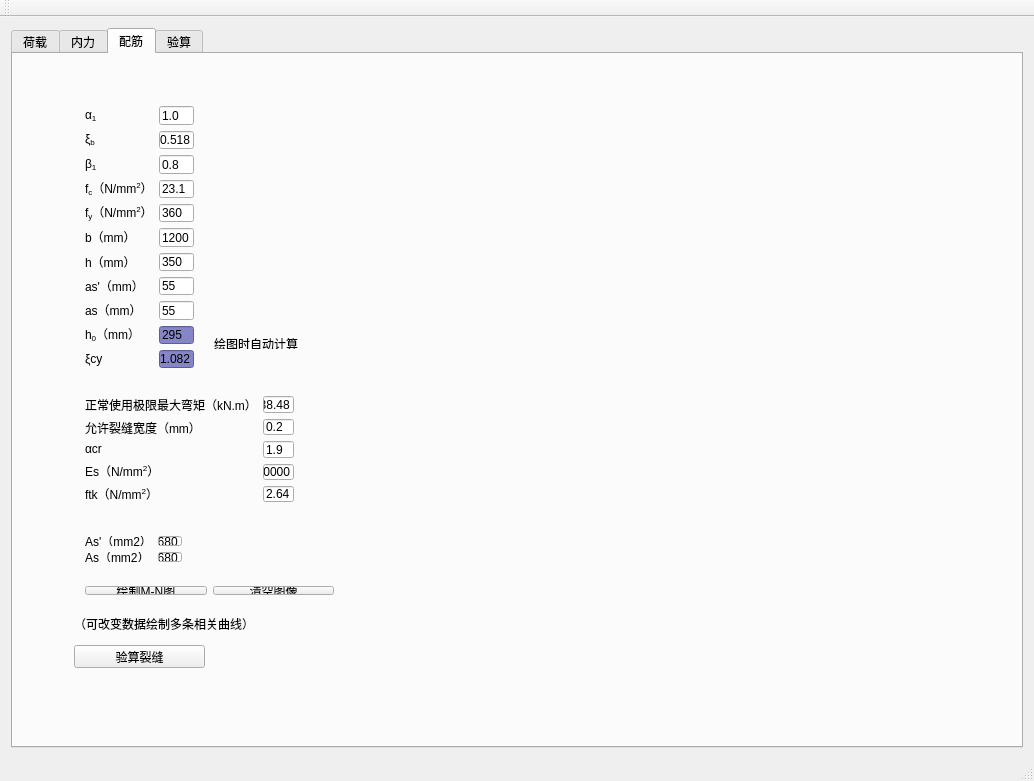
<?xml version="1.0" encoding="UTF-8"?>
<ui version="4.0">
 <class>MainWindow</class>
 <widget class="QMainWindow" name="MainWindow">
  <property name="geometry">
   <rect>
    <x>0</x>
    <y>0</y>
    <width>1034</width>
    <height>781</height>
   </rect>
  </property>
  <property name="windowTitle">
   <string>MainWindow</string>
  </property>
  <widget class="QWidget" name="centralWidget">
   <layout class="QHBoxLayout" name="horizontalLayout_2">
    <item>
     <widget class="QTabWidget" name="tabWidget">
      <property name="currentIndex">
       <number>2</number>
      </property>
      <widget class="QWidget" name="tab_a">
       <attribute name="title">
        <string>荷载</string>
       </attribute>
       <layout class="QVBoxLayout" name="verticalLayout_4">
        <item>
         <widget class="QWidget" name="widget_a" native="true">
          <widget class="QLabel" name="label_a_1">
           <property name="geometry">
            <rect>
             <x>9</x>
             <y>9</y>
             <width>68</width>
             <height>22</height>
            </rect>
           </property>
           <property name="text">
            <string>&lt;html&gt;&lt;head/&gt;&lt;body&gt;&lt;p&gt;&lt;span style=&quot; font-size:14pt;&quot;&gt;开发ing&lt;/span&gt;&lt;/p&gt;&lt;/body&gt;&lt;/html&gt;</string>
           </property>
          </widget>
         </widget>
        </item>
       </layout>
      </widget>
      <widget class="QWidget" name="tab_b">
       <attribute name="title">
        <string>内力</string>
       </attribute>
       <layout class="QGridLayout" name="gridLayout_b">
        <item row="0" column="0">
         <widget class="QWidget" name="widget_b" native="true">
          <widget class="QLabel" name="label_b_1">
           <property name="geometry">
            <rect>
             <x>9</x>
             <y>9</y>
             <width>68</width>
             <height>22</height>
            </rect>
           </property>
           <property name="text">
            <string>&lt;html&gt;&lt;head/&gt;&lt;body&gt;&lt;p&gt;&lt;span style=&quot; font-size:14pt;&quot;&gt;开发ing&lt;/span&gt;&lt;/p&gt;&lt;/body&gt;&lt;/html&gt;</string>
           </property>
          </widget>
         </widget>
        </item>
       </layout>
      </widget>
      <widget class="QWidget" name="tab_c">
       <attribute name="title">
        <string>配筋</string>
       </attribute>
       <layout class="QGridLayout" name="gridLayout_c">
        <item row="0" column="1">
         <widget class="QWidget" name="widget_c" native="true">
          <widget class="QWidget" name="chartwidget" native="true">
           <property name="geometry">
            <rect>
             <x>340</x>
             <y>50</y>
             <width>621</width>
             <height>571</height>
            </rect>
           </property>
           <property name="sizePolicy">
            <sizepolicy hsizetype="Fixed" vsizetype="Fixed">
             <horstretch>0</horstretch>
             <verstretch>0</verstretch>
            </sizepolicy>
           </property>
          </widget>
          <widget class="QWidget" name="layoutWidget1">
           <property name="geometry">
            <rect>
             <x>50</x>
             <y>30</y>
             <width>131</width>
             <height>284</height>
            </rect>
           </property>
           <layout class="QHBoxLayout" name="horizontalLayout">
            <item>
             <layout class="QVBoxLayout" name="verticalLayout_2">
              <item>
               <widget class="QLabel" name="label_c_1">
                <property name="text">
                 <string>&lt;html&gt;&lt;head/&gt;&lt;body&gt;&lt;p&gt;α&lt;span style=&quot; vertical-align:sub;&quot;&gt;1&lt;/span&gt;&lt;/p&gt;&lt;/body&gt;&lt;/html&gt;</string>
                </property>
               </widget>
              </item>
              <item>
               <widget class="QLabel" name="label_c_2">
                <property name="text">
                 <string>&lt;html&gt;&lt;head/&gt;&lt;body&gt;&lt;p&gt;ξ&lt;span style=&quot; vertical-align:sub;&quot;&gt;b&lt;/span&gt;&lt;/p&gt;&lt;/body&gt;&lt;/html&gt;</string>
                </property>
               </widget>
              </item>
              <item>
               <widget class="QLabel" name="label_c_3">
                <property name="text">
                 <string>&lt;html&gt;&lt;head/&gt;&lt;body&gt;&lt;p&gt;β&lt;span style=&quot; vertical-align:sub;&quot;&gt;1&lt;/span&gt;&lt;/p&gt;&lt;/body&gt;&lt;/html&gt;</string>
                </property>
               </widget>
              </item>
              <item>
               <widget class="QLabel" name="label_c_4">
                <property name="text">
                 <string>&lt;html&gt;&lt;head/&gt;&lt;body&gt;&lt;p&gt;f&lt;span style=&quot; vertical-align:sub;&quot;&gt;c&lt;/span&gt;（N/mm&lt;span style=&quot; vertical-align:super;&quot;&gt;2&lt;/span&gt;）&lt;/p&gt;&lt;/body&gt;&lt;/html&gt;</string>
                </property>
               </widget>
              </item>
              <item>
               <widget class="QLabel" name="label_c_5">
                <property name="text">
                 <string>&lt;html&gt;&lt;head/&gt;&lt;body&gt;&lt;p&gt;f&lt;span style=&quot; vertical-align:sub;&quot;&gt;y&lt;/span&gt;（N/mm&lt;span style=&quot; vertical-align:super;&quot;&gt;2&lt;/span&gt;）&lt;/p&gt;&lt;/body&gt;&lt;/html&gt;</string>
                </property>
               </widget>
              </item>
              <item>
               <widget class="QLabel" name="label_c_6">
                <property name="text">
                 <string>b（mm）</string>
                </property>
               </widget>
              </item>
              <item>
               <widget class="QLabel" name="label_c_7">
                <property name="text">
                 <string>h（mm）</string>
                </property>
               </widget>
              </item>
              <item>
               <widget class="QLabel" name="label_c_8">
                <property name="text">
                 <string>as'（mm）</string>
                </property>
               </widget>
              </item>
              <item>
               <widget class="QLabel" name="label_c_9">
                <property name="text">
                 <string>as（mm）</string>
                </property>
               </widget>
              </item>
              <item>
               <widget class="QLabel" name="label_c_10">
                <property name="text">
                 <string>&lt;html&gt;&lt;head/&gt;&lt;body&gt;&lt;p&gt;h&lt;span style=&quot; vertical-align:sub;&quot;&gt;0&lt;/span&gt;（mm）&lt;/p&gt;&lt;/body&gt;&lt;/html&gt;</string>
                </property>
               </widget>
              </item>
              <item>
               <widget class="QLabel" name="label_c_19">
                <property name="text">
                 <string>&lt;html&gt;&lt;head/&gt;&lt;body&gt;&lt;p&gt;ξcy&lt;/p&gt;&lt;/body&gt;&lt;/html&gt;</string>
                </property>
               </widget>
              </item>
             </layout>
            </item>
            <item>
             <layout class="QVBoxLayout" name="verticalLayout">
              <item>
               <widget class="QLineEdit" name="lineEdit_c_1">
                <property name="text">
                 <string>1.0</string>
                </property>
               </widget>
              </item>
              <item>
               <widget class="QLineEdit" name="lineEdit_c_2">
                <property name="text">
                 <string>0.518</string>
                </property>
               </widget>
              </item>
              <item>
               <widget class="QLineEdit" name="lineEdit_c_3">
                <property name="text">
                 <string>0.8</string>
                </property>
               </widget>
              </item>
              <item>
               <widget class="QLineEdit" name="lineEdit_c_4">
                <property name="text">
                 <string>23.1</string>
                </property>
               </widget>
              </item>
              <item>
               <widget class="QLineEdit" name="lineEdit_c_5">
                <property name="text">
                 <string>360</string>
                </property>
               </widget>
              </item>
              <item>
               <widget class="QLineEdit" name="lineEdit_c_6">
                <property name="text">
                 <string>1200</string>
                </property>
               </widget>
              </item>
              <item>
               <widget class="QLineEdit" name="lineEdit_c_7">
                <property name="text">
                 <string>350</string>
                </property>
               </widget>
              </item>
              <item>
               <widget class="QLineEdit" name="lineEdit_c_8">
                <property name="text">
                 <string>55</string>
                </property>
               </widget>
              </item>
              <item>
               <widget class="QLineEdit" name="lineEdit_c_9">
                <property name="text">
                 <string>55</string>
                </property>
               </widget>
              </item>
              <item>
               <widget class="QLineEdit" name="lineEdit_c_10">
                <property name="styleSheet">
                 <string notr="true">background-color: rgb(133, 133, 200);</string>
                </property>
                <property name="text">
                 <string>295</string>
                </property>
                <property name="readOnly">
                 <bool>true</bool>
                </property>
               </widget>
              </item>
              <item>
               <widget class="QLineEdit" name="lineEdit_c_17">
                <property name="styleSheet">
                 <string notr="true">background-color: rgb(133, 133, 200);</string>
                </property>
                <property name="text">
                 <string>1.082</string>
                </property>
                <property name="readOnly">
                 <bool>true</bool>
                </property>
               </widget>
              </item>
             </layout>
            </item>
           </layout>
          </widget>
          <widget class="QWidget" name="layoutWidget3">
           <property name="geometry">
            <rect>
             <x>50</x>
             <y>610</y>
             <width>121</width>
             <height>22</height>
            </rect>
           </property>
           <layout class="QHBoxLayout" name="horizontalLayout_5">
            <item>
             <widget class="QLabel" name="label_c_13">
              <property name="text">
               <string>裂缝（mm）</string>
              </property>
             </widget>
            </item>
            <item>
             <widget class="QLineEdit" name="lineEdit_c_13">
              <property name="styleSheet">
               <string notr="true">background-color: rgb(133, 133, 200);</string>
              </property>
              <property name="readOnly">
               <bool>true</bool>
              </property>
             </widget>
            </item>
           </layout>
          </widget>
          <widget class="QWidget" name="layoutWidget">
           <property name="geometry">
            <rect>
             <x>50</x>
             <y>460</y>
             <width>119</width>
             <height>48</height>
            </rect>
           </property>
           <layout class="QGridLayout" name="gridLayout">
            <item row="0" column="0">
             <widget class="QLabel" name="label_c_11">
              <property name="sizePolicy">
               <sizepolicy hsizetype="Preferred" vsizetype="Fixed">
                <horstretch>0</horstretch>
                <verstretch>0</verstretch>
               </sizepolicy>
              </property>
              <property name="text">
               <string>As'（mm2）</string>
              </property>
             </widget>
            </item>
            <item row="1" column="0">
             <widget class="QLabel" name="label_c_12">
              <property name="sizePolicy">
               <sizepolicy hsizetype="Preferred" vsizetype="Fixed">
                <horstretch>0</horstretch>
                <verstretch>0</verstretch>
               </sizepolicy>
              </property>
              <property name="text">
               <string>As（mm2）</string>
              </property>
             </widget>
            </item>
            <item row="1" column="1">
             <widget class="QLineEdit" name="lineEdit_c_12">
              <property name="sizePolicy">
               <sizepolicy hsizetype="Expanding" vsizetype="Fixed">
                <horstretch>0</horstretch>
                <verstretch>0</verstretch>
               </sizepolicy>
              </property>
              <property name="text">
               <string>5680</string>
              </property>
             </widget>
            </item>
            <item row="0" column="1">
             <widget class="QLineEdit" name="lineEdit_c_11">
              <property name="sizePolicy">
               <sizepolicy hsizetype="Expanding" vsizetype="Fixed">
                <horstretch>0</horstretch>
                <verstretch>0</verstretch>
               </sizepolicy>
              </property>
              <property name="text">
               <string>5680</string>
              </property>
             </widget>
            </item>
           </layout>
          </widget>
          <widget class="QPushButton" name="pushButton_c_3">
           <property name="geometry">
            <rect>
             <x>50</x>
             <y>580</y>
             <width>131</width>
             <height>23</height>
            </rect>
           </property>
           <property name="text">
            <string>验算裂缝</string>
           </property>
          </widget>
          <widget class="QLabel" name="label_c_14">
           <property name="geometry">
            <rect>
             <x>50</x>
             <y>550</y>
             <width>181</width>
             <height>16</height>
            </rect>
           </property>
           <property name="text">
            <string>&lt;html&gt;&lt;head/&gt;&lt;body&gt;&lt;p&gt;（可改变数据绘制多条相关曲线）&lt;/p&gt;&lt;/body&gt;&lt;/html&gt;</string>
           </property>
          </widget>
          <widget class="QLabel" name="label_c_18">
           <property name="geometry">
            <rect>
             <x>190</x>
             <y>270</y>
             <width>88</width>
             <height>14</height>
            </rect>
           </property>
           <property name="text">
            <string>&lt;html&gt;&lt;head/&gt;&lt;body&gt;&lt;p&gt;绘图时自动计算&lt;/p&gt;&lt;/body&gt;&lt;/html&gt;</string>
           </property>
          </widget>
          <widget class="QWidget" name="">
           <property name="geometry">
            <rect>
             <x>50</x>
             <y>510</y>
             <width>271</width>
             <height>31</height>
            </rect>
           </property>
           <layout class="QHBoxLayout" name="horizontalLayout_4">
            <item>
             <widget class="QPushButton" name="pushButton_c_1">
              <property name="text">
               <string>绘制M-N图</string>
              </property>
             </widget>
            </item>
            <item>
             <widget class="QPushButton" name="pushButton_c_2">
              <property name="text">
               <string>清空图像</string>
              </property>
             </widget>
            </item>
           </layout>
          </widget>
          <widget class="QWidget" name="">
           <property name="geometry">
            <rect>
             <x>50</x>
             <y>320</y>
             <width>231</width>
             <height>128</height>
            </rect>
           </property>
           <layout class="QHBoxLayout" name="horizontalLayout_3">
            <item>
             <layout class="QVBoxLayout" name="verticalLayout_3">
              <item>
               <widget class="QLabel" name="label_c_16">
                <property name="text">
                 <string>&lt;html&gt;&lt;head/&gt;&lt;body&gt;&lt;p&gt;正常使用极限最大弯矩（kN.m）&lt;/p&gt;&lt;/body&gt;&lt;/html&gt;</string>
                </property>
               </widget>
              </item>
              <item>
               <widget class="QLabel" name="label_c_15">
                <property name="text">
                 <string>&lt;html&gt;&lt;head/&gt;&lt;body&gt;&lt;p&gt;允许裂缝宽度（mm）&lt;/p&gt;&lt;/body&gt;&lt;/html&gt;</string>
                </property>
               </widget>
              </item>
              <item>
               <widget class="QLabel" name="label_c_17">
                <property name="text">
                 <string>&lt;html&gt;&lt;head/&gt;&lt;body&gt;&lt;p&gt;αcr&lt;/p&gt;&lt;/body&gt;&lt;/html&gt;</string>
                </property>
               </widget>
              </item>
              <item>
               <widget class="QLabel" name="label_c_20">
                <property name="text">
                 <string>&lt;html&gt;&lt;head/&gt;&lt;body&gt;&lt;p&gt;Es（N/mm&lt;span style=&quot; vertical-align:super;&quot;&gt;2&lt;/span&gt;）&lt;/p&gt;&lt;/body&gt;&lt;/html&gt;</string>
                </property>
               </widget>
              </item>
              <item>
               <widget class="QLabel" name="label_c_21">
                <property name="text">
                 <string>&lt;html&gt;&lt;head/&gt;&lt;body&gt;&lt;p&gt;ftk（N/mm&lt;span style=&quot; vertical-align:super;&quot;&gt;2&lt;/span&gt;）&lt;/p&gt;&lt;/body&gt;&lt;/html&gt;</string>
                </property>
               </widget>
              </item>
             </layout>
            </item>
            <item>
             <layout class="QVBoxLayout" name="verticalLayout_5">
              <item>
               <widget class="QLineEdit" name="lineEdit_c_14">
                <property name="text">
                 <string>238.48</string>
                </property>
               </widget>
              </item>
              <item>
               <widget class="QLineEdit" name="lineEdit_c_15">
                <property name="text">
                 <string>0.2</string>
                </property>
               </widget>
              </item>
              <item>
               <widget class="QLineEdit" name="lineEdit_c_16">
                <property name="text">
                 <string>1.9</string>
                </property>
               </widget>
              </item>
              <item>
               <widget class="QLineEdit" name="lineEdit_c_18">
                <property name="text">
                 <string>200000</string>
                </property>
               </widget>
              </item>
              <item>
               <widget class="QLineEdit" name="lineEdit_c_19">
                <property name="text">
                 <string>2.64</string>
                </property>
               </widget>
              </item>
             </layout>
            </item>
           </layout>
          </widget>
          
         </widget>
        </item>
       </layout>
      </widget>
      <widget class="QWidget" name="tab_d">
       <attribute name="title">
        <string>验算</string>
       </attribute>
       <layout class="QGridLayout" name="gridLayout_d">
        <item row="0" column="0">
         <widget class="QWidget" name="widget_d" native="true">
          <widget class="QLabel" name="label_d_1">
           <property name="geometry">
            <rect>
             <x>9</x>
             <y>9</y>
             <width>68</width>
             <height>22</height>
            </rect>
           </property>
           <property name="text">
            <string>&lt;html&gt;&lt;head/&gt;&lt;body&gt;&lt;p&gt;&lt;span style=&quot; font-size:14pt;&quot;&gt;开发ing&lt;/span&gt;&lt;/p&gt;&lt;/body&gt;&lt;/html&gt;</string>
           </property>
          </widget>
         </widget>
        </item>
       </layout>
      </widget>
     </widget>
    </item>
   </layout>
  </widget>
  <widget class="QMenuBar" name="menuBar">
   <property name="geometry">
    <rect>
     <x>0</x>
     <y>0</y>
     <width>1034</width>
     <height>23</height>
    </rect>
   </property>
  </widget>
  <widget class="QToolBar" name="mainToolBar">
   <attribute name="toolBarArea">
    <enum>TopToolBarArea</enum>
   </attribute>
   <attribute name="toolBarBreak">
    <bool>false</bool>
   </attribute>
  </widget>
  <widget class="QStatusBar" name="statusBar"/>
 </widget>
 <layoutdefault spacing="6" margin="11"/>
 <resources/>
 <connections/>
</ui>
